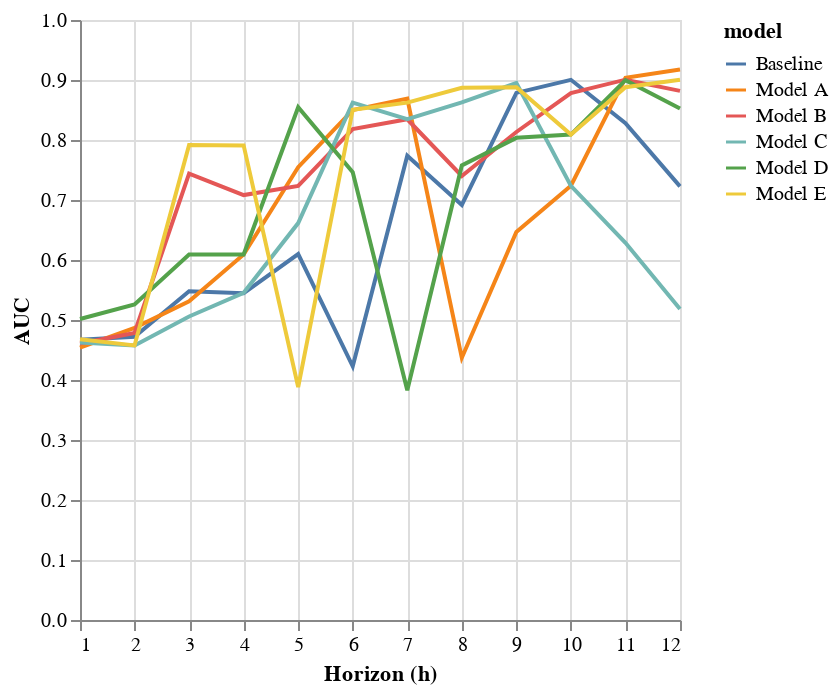

Source (notebook cell):
### Code cell
# Plot AUROC
clf_auroc_plot = (
    alt.Chart(clf_results_df)
    .mark_line()
    .encode(
        x=alt.X("horizon:Q", title="Horizon (h)", scale=alt.Scale(domain=[1, 12])),
        y=alt.Y("auroc:Q", title="AUC"),
        color="model",
    )
    .properties(width=300)
)

clf_auroc_plot

### Figure 1 — Vega-Lite specification as saved in the notebook (floating-point values rounded to 4 significant figures)
{"config": {"view": {"continuousWidth": 400, "continuousHeight": 300}}, "data": {"name": "data-29ead43e9833be5eaedba1dad4dbc04c"}, "mark": "line", "encoding": {"color": {"field": "model", "type": "nominal"}, "x": {"field": "horizon", "scale": {"domain": [1, 12]}, "title": "Horizon (h)", "type": "quantitative"}, "y": {"field": "auroc", "title": "AUC", "type": "quantitative"}}, "width": 300, "$schema": "https://vega.github.io/schema/vega-lite/v4.17.0.json", "datasets": {"data-29ead43e9833be5eaedba1dad4dbc04c": [{"model": "Baseline", "horizon": 1, "accuracy": 0.4922, "f1-macro": 0.5095, "auroc": 0.467}, {"model": "Model A", "horizon": 1, "accuracy": 0.4724, "f1-macro": 0.4798, "auroc": 0.454}, {"model": "Model B", "horizon": 1, "accuracy": 0.5, "f1-macro": 0.5326, "auroc": 0.4608}, {"model": "Model C", "horizon": 1, "accuracy": 0.48, "f1-macro": 0.4891, "auroc": 0.4625}, {"model": "Model D", "horizon": 1, "accuracy": 0.5152, "f1-macro": 0.5221, "auroc": 0.5016}, {"model": "Model E", "horizon": 1, "accuracy": 0.4884, "f1-macro": 0.4988, "auroc": 0.4679}, {"model": "Baseline", "horizon": 2, "accuracy": 0.5039, "f1-macro": 0.5165, "auroc": 0.4721}, {"model": "Model A", "horizon": 2, "accuracy": 0.5159, "f1-macro": 0.5249, "auroc": 0.4868}, {"model": "Model B", "horizon": 2, "accuracy": 0.5149, "f1-macro": 0.529, "auroc": 0.4785}, {"model": "Model C", "horizon": 2, "accuracy": 0.4922, "f1-macro": 0.5042, "auroc": 0.4576}, {"model": "Model D", "horizon": 2, "accuracy": 0.5414, "f1-macro": 0.542, "auroc": 0.526}, {"model": "Model E", "horizon": 2, "accuracy": 0.4922, "f1-macro": 0.5042, "auroc": 0.4576}, {"model": "Baseline", "horizon": 3, "accuracy": 0.592, "f1-macro": 0.5978, "auroc": 0.5478}, {"model": "Model A", "horizon": 3, "accuracy": 0.568, "f1-macro": 0.568, "auroc": 0.5312}, {"model": "Model B", "horizon": 3, "accuracy": 0.763, "f1-macro": 0.762, "auroc": 0.744}, {"model": "Model C", "horizon": 3, "accuracy": 0.5433, "f1-macro": 0.5412, "auroc": 0.5059}, {"model": "Model D", "horizon": 3, "accuracy": 0.6489, "f1-macro": 0.6685, "auroc": 0.6091}, {"model": "Model E", "horizon": 3, "accuracy": 0.8074, "f1-macro": 0.8074, "auroc": 0.7918}, {"model": "Baseline", "horizon": 4, "accuracy": 0.5591, "f1-macro": 0.5647, "auroc": 0.5447}, {"model": "Model A", "horizon": 4, "accuracy": 0.6154, "f1-macro": 0.6331, "auroc": 0.6091}, {"model": "Model B", "horizon": 4, "accuracy": 0.7099, "f1-macro": 0.7147, "auroc": 0.7082}, {"model": "Model C", "horizon": 4, "accuracy": 0.5635, "f1-macro": 0.5728, "auroc": 0.5454}, {"model": "Model D", "horizon": 4, "accuracy": 0.6154, "f1-macro": 0.6331, "auroc": 0.6091}, {"model": "Model E", "horizon": 4, "accuracy": 0.7761, "f1-macro": 0.7839, "auroc": 0.791}, {"model": "Baseline", "horizon": 5, "accuracy": 0.619, "f1-macro": 0.6275, "auroc": 0.61}, {"model": "Model A", "horizon": 5, "accuracy": 0.7252, "f1-macro": 0.7437, "auroc": 0.7547}, {"model": "Model B", "horizon": 5, "accuracy": 0.7154, "f1-macro": 0.7262, "auroc": 0.7234}, {"model": "Model C", "horizon": 5, "accuracy": 0.6667, "f1-macro": 0.6731, "auroc": 0.6615}, {"model": "Model D", "horizon": 5, "accuracy": 0.8433, "f1-macro": 0.8467, "auroc": 0.8546}, {"model": "Model E", "horizon": 5, "accuracy": 0.4632, "f1-macro": 0.4989, "auroc": 0.3882}, {"model": "Baseline", "horizon": 6, "accuracy": 0.5, "f1-macro": 0.5313, "auroc": 0.4228}, {"model": "Model A", "horizon": 6, "accuracy": 0.8571, "f1-macro": 0.8565, "auroc": 0.8498}, {"model": "Model B", "horizon": 6, "accuracy": 0.8258, "f1-macro": 0.825, "auroc": 0.8181}, {"model": "Model C", "horizon": 6, "accuracy": 0.8636, "f1-macro": 0.8646, "auroc": 0.8623}, {"model": "Model D", "horizon": 6, "accuracy": 0.7556, "f1-macro": 0.7592, "auroc": 0.7463}, {"model": "Model E", "horizon": 6, "accuracy": 0.8571, "f1-macro": 0.8569, "auroc": 0.8504}, {"model": "Baseline", "horizon": 7, "accuracy": 0.7761, "f1-macro": 0.7813, "auroc": 0.7738}, {"model": "Model A", "horizon": 7, "accuracy": 0.8712, "f1-macro": 0.8719, "auroc": 0.869}, {"model": "Model B", "horizon": 7, "accuracy": 0.8421, "f1-macro": 0.8411, "auroc": 0.8346}, {"model": "Model C", "horizon": 7, "accuracy": 0.8421, "f1-macro": 0.8419, "auroc": 0.8349}, {"model": "Model D", "horizon": 7, "accuracy": 0.4706, "f1-macro": 0.5037, "auroc": 0.3828}, {"model": "Model E", "horizon": 7, "accuracy": 0.8636, "f1-macro": 0.8646, "auroc": 0.8623}, {"model": "Baseline", "horizon": 8, "accuracy": 0.7111, "f1-macro": 0.713, "auroc": 0.6918}, {"model": "Model A", "horizon": 8, "accuracy": 0.5294, "f1-macro": 0.5672, "auroc": 0.437}, {"model": "Model B", "horizon": 8, "accuracy": 0.746, "f1-macro": 0.7504, "auroc": 0.74}, {"model": "Model C", "horizon": 8, "accuracy": 0.8244, "f1-macro": 0.8352, "auroc": 0.8627}, {"model": "Model D", "horizon": 8, "accuracy": 0.7619, "f1-macro": 0.766, "auroc": 0.7576}, {"model": "Model E", "horizon": 8, "accuracy": 0.8615, "f1-macro": 0.8669, "auroc": 0.887}, {"model": "Baseline", "horizon": 9, "accuracy": 0.8626, "f1-macro": 0.8684, "auroc": 0.8786}, {"model": "Model A", "horizon": 9, "accuracy": 0.6815, "f1-macro": 0.6807, "auroc": 0.6466}, {"model": "Model B", "horizon": 9, "accuracy": 0.8281, "f1-macro": 0.8281, "auroc": 0.8134}, {"model": "Model C", "horizon": 9, "accuracy": 0.8846, "f1-macro": 0.8879, "auroc": 0.8949}, {"model": "Model D", "horizon": 9, "accuracy": 0.8189, "f1-macro": 0.8185, "auroc": 0.8036}, {"model": "Model E", "horizon": 9, "accuracy": 0.8626, "f1-macro": 0.8697, "auroc": 0.8879}, {"model": "Baseline", "horizon": 10, "accuracy": 0.8923, "f1-macro": 0.8951, "auroc": 0.9003}, {"model": "Model A", "horizon": 10, "accuracy": 0.7537, "f1-macro": 0.7544, "auroc": 0.7237}, {"model": "Model B", "horizon": 10, "accuracy": 0.8915, "f1-macro": 0.8909, "auroc": 0.8783}, {"model": "Model C", "horizon": 10, "accuracy": 0.7537, "f1-macro": 0.7559, "auroc": 0.7236}, {"model": "Model D", "horizon": 10, "accuracy": 0.824, "f1-macro": 0.824, "auroc": 0.809}, {"model": "Model E", "horizon": 10, "accuracy": 0.824, "f1-macro": 0.824, "auroc": 0.809}, {"model": "Baseline", "horizon": 11, "accuracy": 0.8485, "f1-macro": 0.8477, "auroc": 0.8281}, {"model": "Model A", "horizon": 11, "accuracy": 0.9147, "f1-macro": 0.9145, "auroc": 0.9036}, {"model": "Model B", "horizon": 11, "accuracy": 0.9134, "f1-macro": 0.9128, "auroc": 0.9005}, {"model": "Model C", "horizon": 11, "accuracy": 0.6667, "f1-macro": 0.6624, "auroc": 0.6286}, {"model": "Model D", "horizon": 11, "accuracy": 0.9062, "f1-macro": 0.9068, "auroc": 0.8998}, {"model": "Model E", "horizon": 11, "accuracy": 0.8968, "f1-macro": 0.8971, "auroc": 0.8881}, {"model": "Baseline", "horizon": 12, "accuracy": 0.7519, "f1-macro": 0.7488, "auroc": 0.7228}, {"model": "Model A", "horizon": 12, "accuracy": 0.9219, "f1-macro": 0.9223, "auroc": 0.9175}, {"model": "Model B", "horizon": 12, "accuracy": 0.896, "f1-macro": 0.8949, "auroc": 0.8818}, {"model": "Model C", "horizon": 12, "accuracy": 0.5735, "f1-macro": 0.5711, "auroc": 0.5184}, {"model": "Model D", "horizon": 12, "accuracy": 0.8682, "f1-macro": 0.8679, "auroc": 0.8524}, {"model": "Model E", "horizon": 12, "accuracy": 0.9134, "f1-macro": 0.9128, "auroc": 0.9005}]}}
